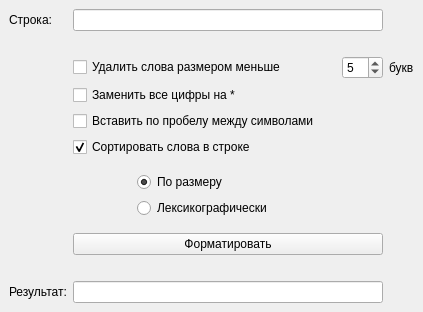
<?xml version="1.0" encoding="UTF-8"?>
<ui version="4.0">
 <class>MainWindow</class>
 <widget class="QMainWindow" name="MainWindow">
  <property name="geometry">
   <rect>
    <x>0</x>
    <y>0</y>
    <width>423</width>
    <height>312</height>
   </rect>
  </property>
  <property name="windowTitle">
   <string>MainWindow</string>
  </property>
  <widget class="QWidget" name="centralwidget">
   <layout class="QGridLayout" name="gridLayout">
    <item row="10" column="1" colspan="3">
     <widget class="QPushButton" name="pushButton">
      <property name="text">
       <string>Форматировать</string>
      </property>
     </widget>
    </item>
    <item row="12" column="1" colspan="3">
     <widget class="QLineEdit" name="OutputLineEdit"/>
    </item>
    <item row="4" column="1">
     <widget class="QCheckBox" name="InsertWhitespaceCheckBox">
      <property name="text">
       <string>Вставить по пробелу между символами</string>
      </property>
     </widget>
    </item>
    <item row="1" column="2">
     <spacer name="verticalSpacer">
      <property name="orientation">
       <enum>Qt::Vertical</enum>
      </property>
      <property name="sizeHint" stdset="0">
       <size>
        <width>20</width>
        <height>40</height>
       </size>
      </property>
     </spacer>
    </item>
    <item row="0" column="0">
     <widget class="QLabel" name="label">
      <property name="text">
       <string>Строка:</string>
      </property>
     </widget>
    </item>
    <item row="12" column="0">
     <widget class="QLabel" name="label_3">
      <property name="text">
       <string>Результат:</string>
      </property>
     </widget>
    </item>
    <item row="2" column="1">
     <widget class="QCheckBox" name="DeleteWordShortestThanCheckBox">
      <property name="text">
       <string>Удалить слова размером меньше</string>
      </property>
     </widget>
    </item>
    <item row="0" column="1" colspan="3">
     <widget class="QLineEdit" name="InputLineEdit"/>
    </item>
    <item row="5" column="1">
     <widget class="QCheckBox" name="SortWordInLineCheckBox">
      <property name="text">
       <string>Сортировать слова в строке</string>
      </property>
      <property name="checked">
       <bool>true</bool>
      </property>
     </widget>
    </item>
    <item row="2" column="4">
     <widget class="QLabel" name="label_2">
      <property name="text">
       <string>букв</string>
      </property>
     </widget>
    </item>
    <item row="11" column="2">
     <spacer name="verticalSpacer_2">
      <property name="orientation">
       <enum>Qt::Vertical</enum>
      </property>
      <property name="sizeHint" stdset="0">
       <size>
        <width>20</width>
        <height>40</height>
       </size>
      </property>
     </spacer>
    </item>
    <item row="3" column="1">
     <widget class="QCheckBox" name="ExchangeSymbolsCheckBox">
      <property name="text">
       <string>Заменить все цифры на *</string>
      </property>
     </widget>
    </item>
    <item row="6" column="1">
     <widget class="QWidget" name="widget" native="true">
      <layout class="QGridLayout" name="gridLayout_2">
       <item row="1" column="1">
        <widget class="QRadioButton" name="radioButtonSortByLexicographic">
         <property name="text">
          <string>Лексикографически</string>
         </property>
        </widget>
       </item>
       <item row="0" column="1">
        <widget class="QRadioButton" name="radioButtonSortBySize">
         <property name="text">
          <string>По размеру</string>
         </property>
         <property name="checked">
          <bool>true</bool>
         </property>
        </widget>
       </item>
       <item row="0" column="0" rowspan="2">
        <spacer name="horizontalSpacer">
         <property name="orientation">
          <enum>Qt::Horizontal</enum>
         </property>
         <property name="sizeHint" stdset="0">
          <size>
           <width>40</width>
           <height>20</height>
          </size>
         </property>
        </spacer>
       </item>
       <item row="0" column="2" rowspan="2">
        <spacer name="horizontalSpacer_2">
         <property name="orientation">
          <enum>Qt::Horizontal</enum>
         </property>
         <property name="sizeHint" stdset="0">
          <size>
           <width>40</width>
           <height>20</height>
          </size>
         </property>
        </spacer>
       </item>
      </layout>
     </widget>
    </item>
    <item row="2" column="2" colspan="2">
     <widget class="QSpinBox" name="spinBox">
      <property name="value">
       <number>5</number>
      </property>
     </widget>
    </item>
   </layout>
  </widget>
 </widget>
 <resources/>
 <connections/>
</ui>
